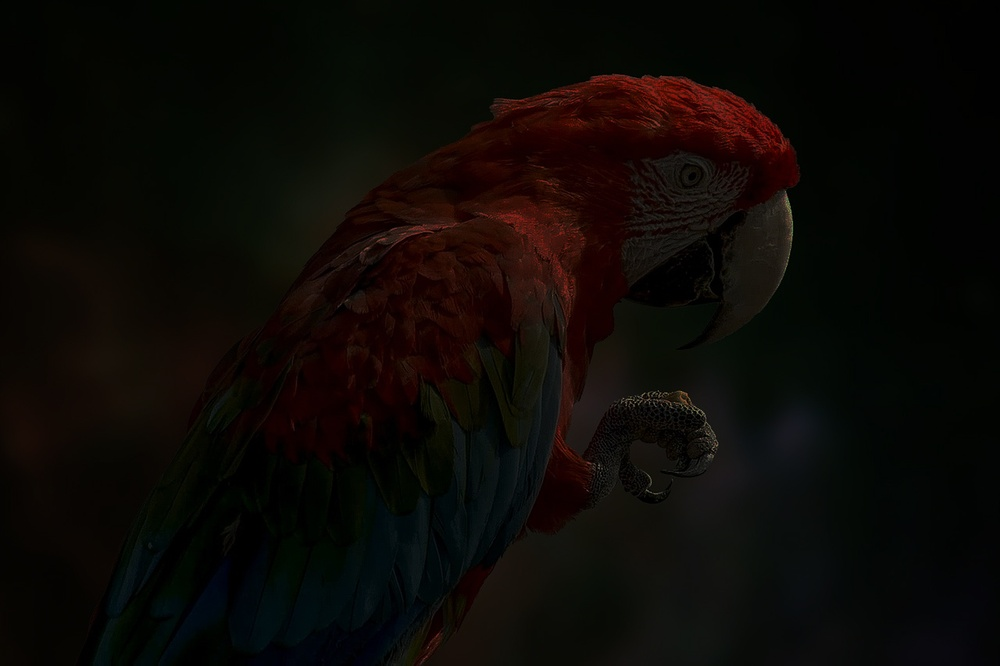
#> input picture parrot.jpg, 1000 x 666 px, shrunk from 1280 x 853 before the run
$ jupyter execute Histogram.ipynb
#> lines starting #> are read from the running program, lines starting #| are printed output that depends on the picture
# Ex. No: 03
## Histogram Equalization Using OpenCV (Grayscale & Color Images)

**Name :** ASTLE JOE A S    **Reg. No :** 212224240019    **Slot No :** T2-J6

### Write a Python program using OpenCV to perform histogram equalization on the given grayscale image **"parrot.jpg"**.

The program should:

- Import the required libraries (**OpenCV, NumPy, Matplotlib**).
- Read the image **"parrot.jpg"** in **grayscale** format.
- Display the grayscale image and plot its histogram.
- Perform **histogram equalization** on the grayscale image using `cv2.equalizeHist()` to enhance its contrast.
- Using Matplotlib, display the following in a **2 × 2 grid layout**:
  - Original Grayscale Image
  - Histogram of Original Image
  - Enhanced (Equalized) Image
  - Histogram of Enhanced Image

[cell 1]
# Import required libraries
import cv2
import numpy as np
import matplotlib.pyplot as plt

[cell 2]
# Read the image in grayscale format
img = cv2.imread('parrot.jpg', cv2.IMREAD_GRAYSCALE)
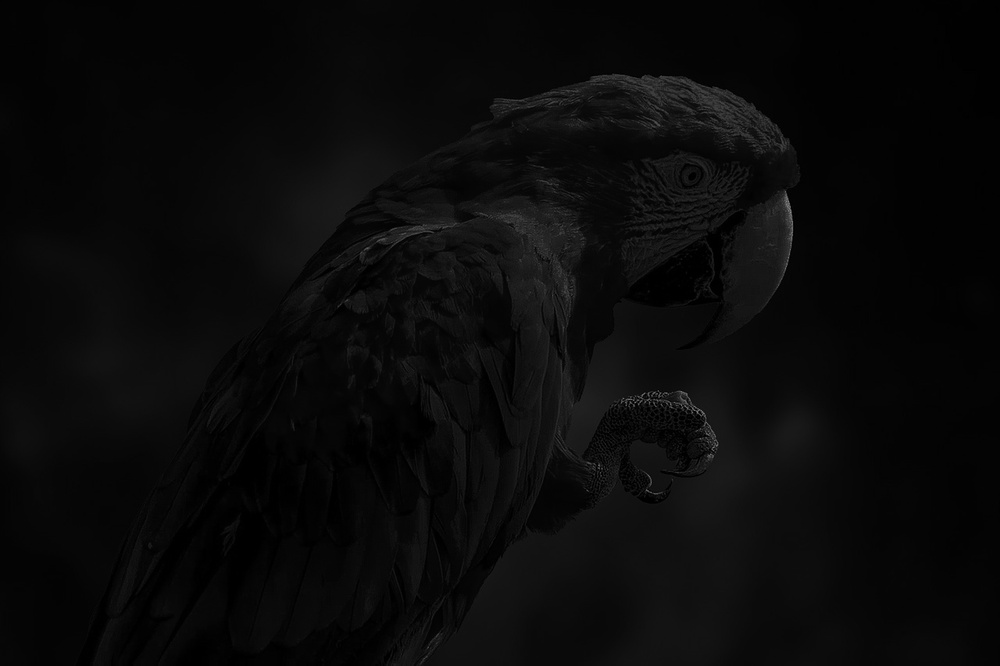
#> img: shape (666, 1000); min 0, max 144, mean 9.7

[cell 3]
# Display the grayscale image.
plt.imshow(img, cmap='gray')
plt.title('Grey Scale Image')
plt.show()

[cell 4]
assert np.array_equal(img, cv2.imread('parrot.jpg', cv2.IMREAD_GRAYSCALE))

[cell 5]
# Plot the histogram of the grayscale image
plt.hist(img.ravel(), 256, [0, 256])
plt.title("Histogram of Grayscale Image")
plt.xlabel("Pixel Intensity")
plt.ylabel("Number of Pixels")
plt.show()
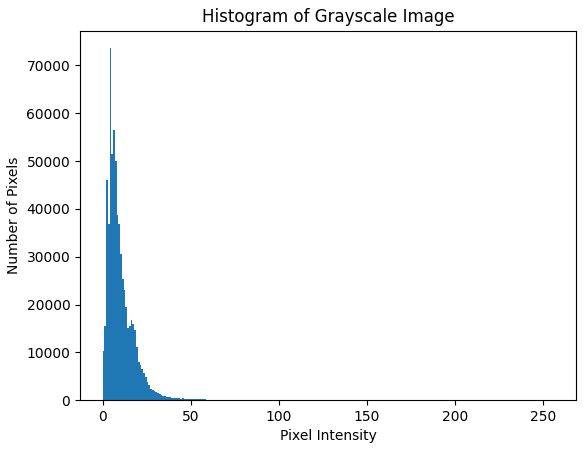
#> figure drawn by matplotlib, 1 panel; tallest bar 73601 high, from x = 4 to 5

[cell 6]
# Perform histogram equalization

equalized_img = cv2.equalizeHist(img)
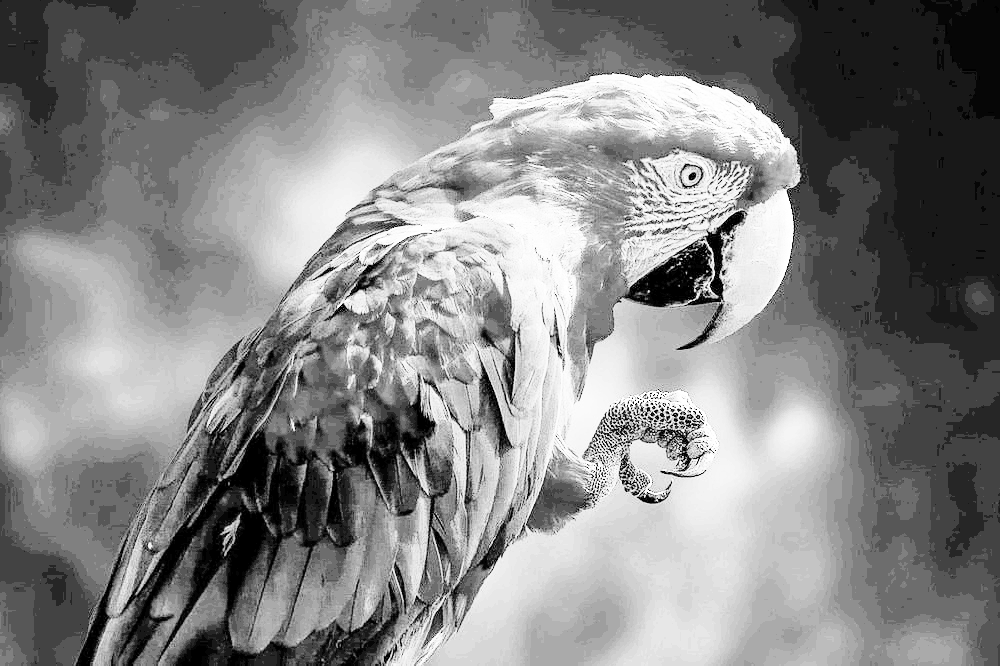
#> equalized_img: shape (666, 1000); min 0, max 255, mean 132.7

[cell 7]
# Display [1] the Original Image (Gray Image) and its Histogram, and [2] the Enhanced Image and its Histogram using a 2×2 layout in Matplotlib.

# Create 2×2 layout
plt.figure(figsize=(10, 8))

# Original Grayscale Image
plt.subplot(2, 2, 1)
plt.imshow(img, cmap='gray')
plt.title("Original Grayscale Image")
plt.axis('off')

# Histogram of Original Image
plt.subplot(2, 2, 2)
plt.hist(img.ravel(), 256, [0, 256])
plt.title("Histogram of Original Image")
plt.xlabel("Pixel Intensity")
plt.ylabel("Number of Pixels")

# Enhanced (Equalized) Image
plt.subplot(2, 2, 3)
plt.imshow(equalized_img, cmap='gray')
plt.title("Enhanced Image")
plt.axis('off')

# Histogram of Enhanced Image
plt.subplot(2, 2, 4)
plt.hist(equalized_img.ravel(), 256, [0, 256])
plt.title("Histogram of Enhanced Image")
plt.xlabel("Pixel Intensity")
plt.ylabel("Number of Pixels")

# Adjust layout
plt.tight_layout()

# Show all plots
plt.show()
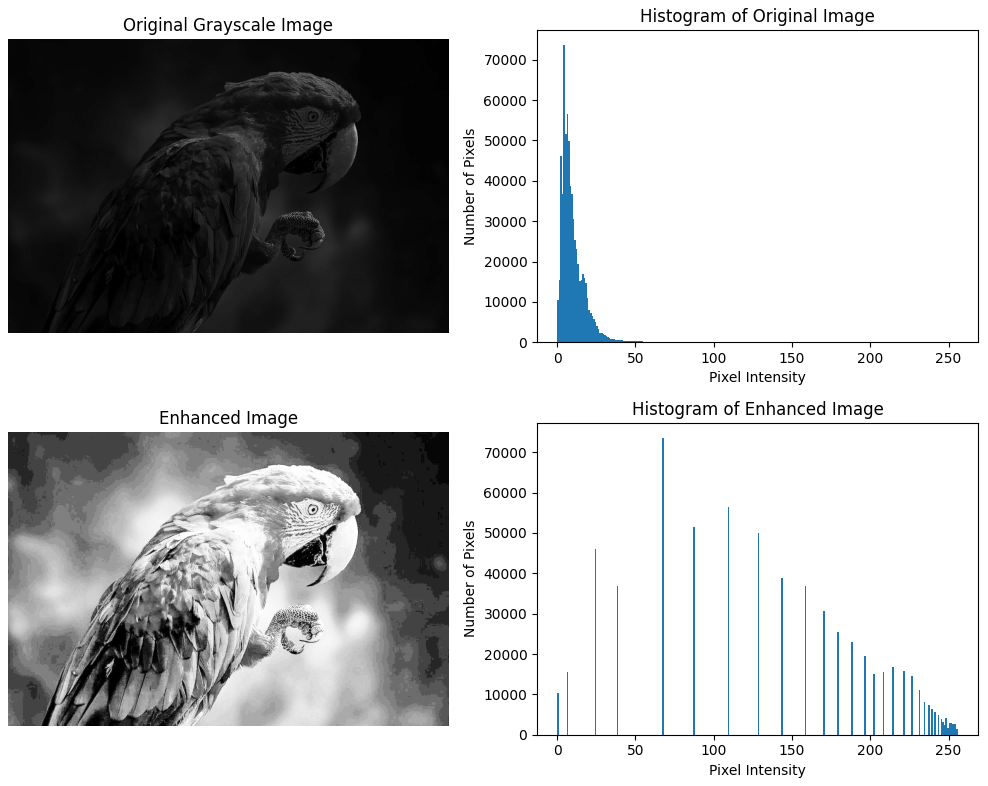
#> figure drawn by matplotlib, 4 panels; panel 2: tallest bar 73601 high, from x = 4 to 5; panel 4: tallest bar 73601 high, from x = 67 to 68

### Write a Python program using OpenCV to perform color image enhancement through histogram equalization in the HSV color space on the given image **"parrot.jpg"**.

The program should:

- Import the required libraries (**OpenCV, NumPy, Matplotlib**).
- Read the color image **"parrot.jpg"**.
- Plot the **histogram of the original color image** (use the **B, G, and R** channels).
- Convert the image from **BGR to HSV** color space.
- Apply **histogram equalization** to one specific channel to improve brightness and contrast using `cv2.equalizeHist()`.
- Convert the enhanced HSV image back to **BGR** format.
- Using Matplotlib, display the following in a **2 × 2 grid layout**:
  - Original Color Image
  - Histogram of Original Image (BGR channels)
  - Enhanced Color Image
  - Histogram of Enhanced Image (BGR channels)

[cell 8]
import cv2
import numpy as np
import matplotlib.pyplot as plt

[cell 9]
# Read the colorgiven parrot.jpg image.

img = cv2.imread('parrot.jpg', cv2.IMREAD_COLOR)
#> img is the input picture: shape (666, 1000, 3); mean B, G, R 5.7, 9.1, 12.4

[cell 10]
# Plot the histogram of colour image
# Plot histogram for B, G, R channels

# Blue channel
plt.hist(img[:, :, 0].ravel(), 256, [0, 256], color='blue', alpha=0.5)

# Green channel
plt.hist(img[:, :, 1].ravel(), 256, [0, 256], color='green', alpha=0.5)

# Red channel
plt.hist(img[:, :, 2].ravel(), 256, [0, 256], color='red', alpha=0.5)

# Add title and labels
plt.title("Histogram of Color Image")
plt.xlabel("Pixel Intensity")
plt.ylabel("Number of Pixels")

# Show histogram
plt.show()
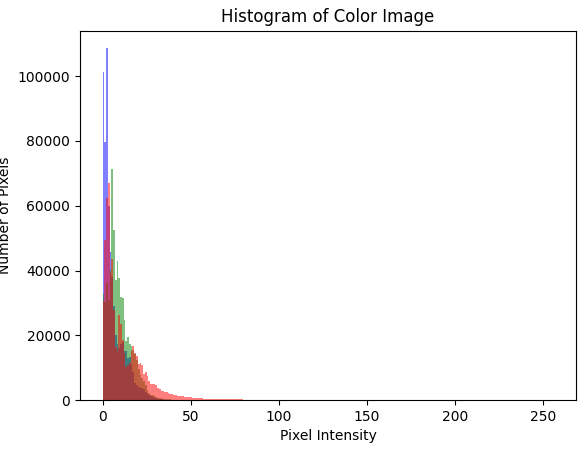
#> figure drawn by matplotlib, 1 panel; tallest bar 108608 high, from x = 2 to 3; tallest bar 71472 high, from x = 5 to 6; tallest bar 67111 high, from x = 3 to 4

[cell 11]
# Convert to HSV.
img_hsv = cv2.cvtColor(img, cv2.COLOR_BGR2HSV)
#> img_hsv: shape (666, 1000, 3); mean H, S, V 41.7, 165.8, 14.5

[cell 12]
# Perform histogram equalization
img_hsv[:,:,2] = cv2.equalizeHist(img_hsv[:, :, 2])
#> img_hsv: shape (666, 1000, 3); mean H, S, V 41.7, 165.8, 131.2

[cell 13]
# Convert back to BGR format
img_eq = cv2.cvtColor(img_hsv, cv2.COLOR_HSV2BGR)
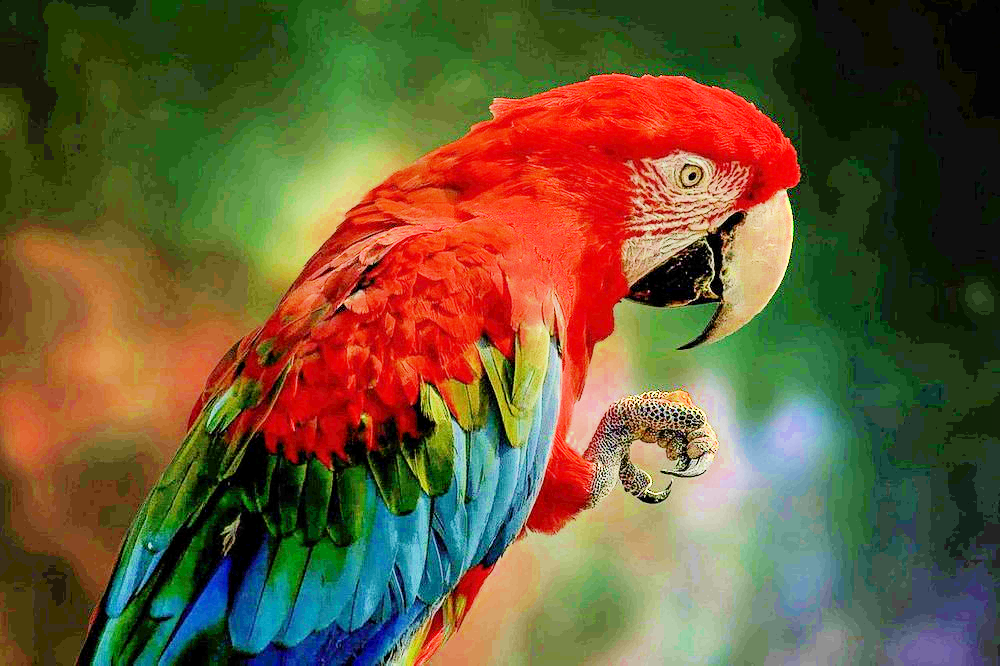
#> img_eq: shape (666, 1000, 3); mean B, G, R 55.7, 90.4, 106.6

[cell 14]
# Display


plt.imshow(img_eq[:,:,::-1]); plt.title('Equalized Image');plt.show()
